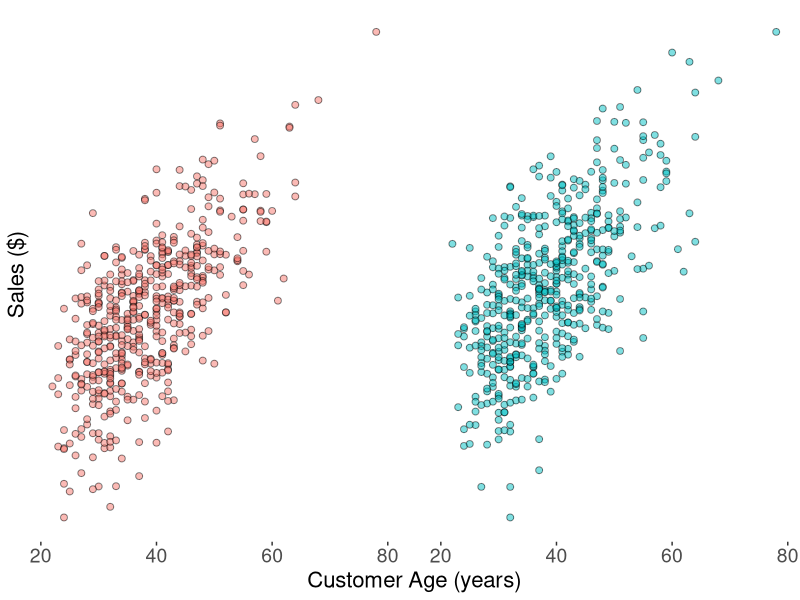
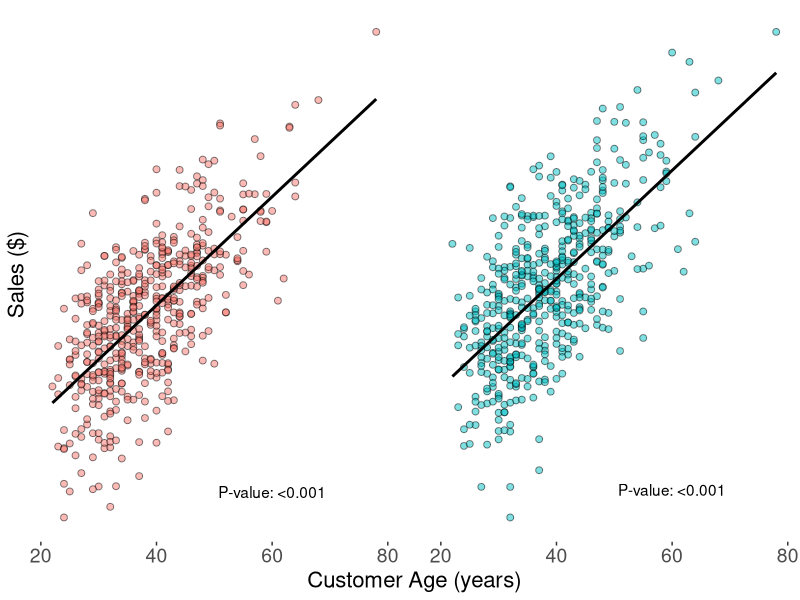
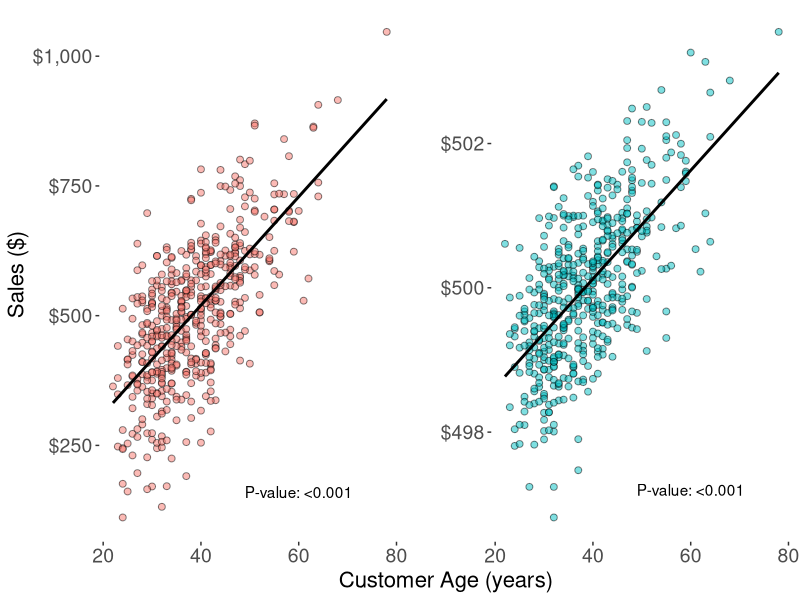
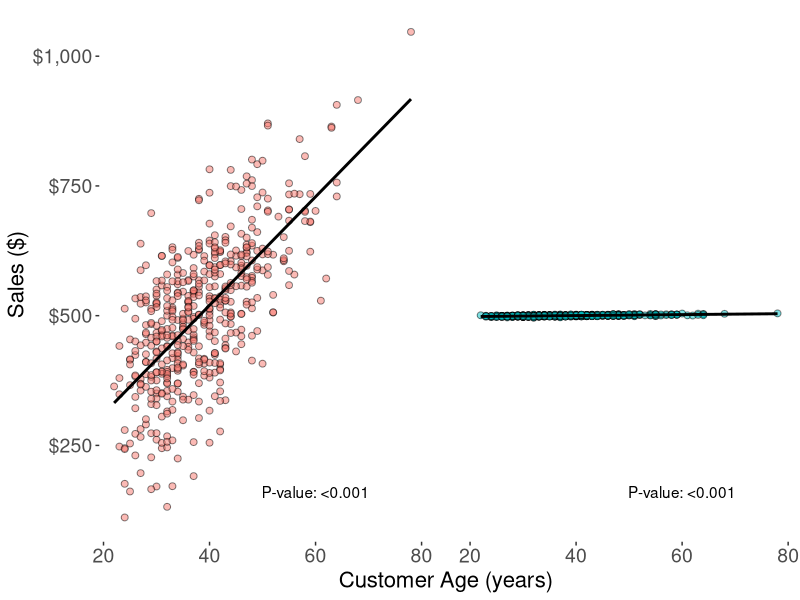
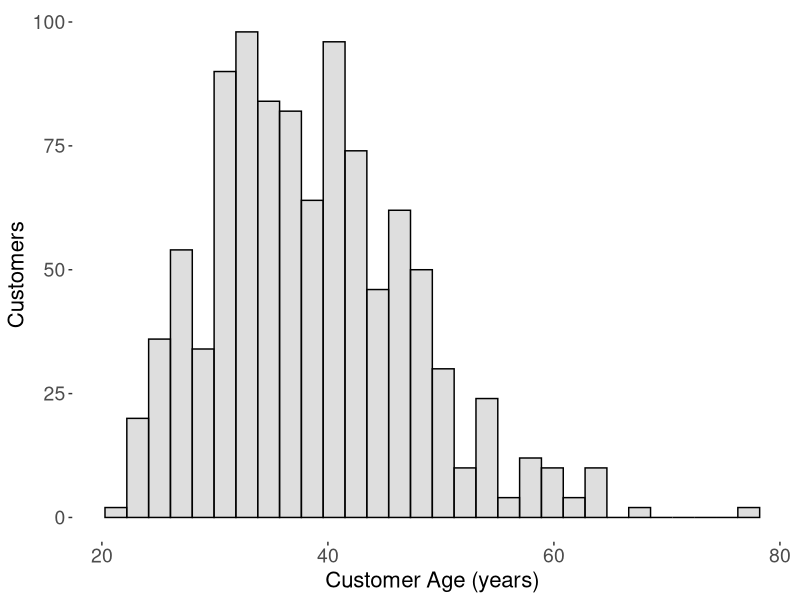

Reproduce these figures in R, in order.
## ---- chunk 1
# Load packages
library(tidyverse)

## Simulate some data

# Set the seed for reproducibility
set.seed(123456789)

# Sample size
n <- 500

# Create the data set
sim_dat <- 
  tibble(
    Age = round(18 + rgamma(n = n, shape = 5, scale = 4)),
    Sales_Large = 500 + 10 * (Age - mean(Age)) + rnorm(n = n, sd = 100),
    Sales_Small = 500 + .10 * (Age - mean(Age)) + rnorm(n = n, sd = 1)
  ) |>
  
  # Send down the rows
  pivot_longer(
    cols = starts_with("Sales"),
    names_to = "Effect",
    values_to = "Sales",
    names_prefix = "Sales_"
  ) 

sim_dat |>
  
  # Make a paneled scatterplot
  ggplot() +
  geom_point(
    aes(
      x = Age,
      y = Sales,
      fill = Effect
    ),
    shape = 21,
    color = "black",
    alpha = .5,
    size = 2
  ) +
  facet_wrap(~Effect, scales = "free_y") +
  theme(
    panel.background = element_blank(),
    legend.position = "none",
    strip.text = element_blank(),
    axis.text.y = element_blank(),
    axis.ticks.y = element_blank(),
    axis.text = element_text(size = 14),
    axis.title = element_text(size = 16),
    panel.spacing.x = unit(2, "lines")
  ) +
  xlab("Customer Age (years)") +
  ylab("Sales ($)")
## ---- chunk 2
# Fit the models
sim_models <- 
  sim_dat |>
  
  # Nest the data
  nest(.by = Effect) |>
  
  # Fit a linear model for each data set; get p-values
  mutate(
    
    # Fit the model
    model = 
      data |>
      map(
        \(.dat) 
        
        lm(
          formula = Sales ~ Age,
          data = .dat
        )
        
      ),
    
    # Compute the p-value
    pvalue = 
      model |>
      map(
        \(.model) 
        2 * pt(
          q = .model$coefficients / sqrt(diag(vcov(.model))), 
          df = .model$df.residual, 
          lower.tail = FALSE
        )[[2]]
      )
  )

sim_dat |>
  
  # Make a paneled scatterplot
  ggplot() +
  geom_point(
    aes(
      x = Age,
      y = Sales,
      fill = Effect
    ),
    shape = 21,
    color = "black",
    alpha = .5,
    size = 2
  ) +
  geom_smooth(
    aes(
      x = Age,
      y = Sales
    ),
    formula = y~x,
    method = "lm",
    color = "black",
    se = FALSE
  ) +
  geom_text(
    data = 
      sim_models |>
      
      # Extract the p-value
      unnest(cols = pvalue) |>
      
      # Clean up p-value
      mutate(
        pvalue = 
          case_when(
            pvalue < 0.001 ~ "<0.001",
            TRUE ~ as.character(round(pvalue, 3))
          )
      ),
    aes(
      x = 60,
      y = c(160, 496.5),
      label = paste0("P-value: ", pvalue)
    )
  ) +
  facet_wrap(~Effect, scales = "free_y") +
  theme(
    panel.background = element_blank(),
    legend.position = "none",
    strip.text = element_blank(),
    axis.text.y = element_blank(),
    axis.ticks.y = element_blank(),
    axis.text = element_text(size = 14),
    axis.title = element_text(size = 16),
    panel.spacing.x = unit(2, "lines")
  ) +
  xlab("Customer Age (years)") +
  ylab("Sales ($)")
## ---- chunk 3
sim_dat |>
    
    # Make a paneled scatterplot
    ggplot() +
    geom_point(
        aes(
            x = Age,
            y = Sales,
            fill = Effect
        ),
        shape = 21,
        color = "black",
        alpha = .5,
        size = 2
    ) +
    geom_smooth(
        aes(
            x = Age,
            y = Sales
        ),
        formula = y~x,
        method = "lm",
        color = "black",
        se = FALSE
    ) +
    geom_text(
        data = 
            sim_models |>
            
            # Extract the p-value
            unnest(cols = pvalue) |>
            
            # Clean up p-value
            mutate(
                pvalue = 
                    case_when(
                        pvalue < 0.001 ~ "<0.001",
                        TRUE ~ as.character(round(pvalue, 3))
                    )
            ),
        aes(
            x = 60,
            y = c(160, 496.5),
            label = paste0("P-value: ", pvalue)
        )
    ) +
    facet_wrap(~Effect, scales = "free_y") +
    theme(
        panel.background = element_blank(),
        legend.position = "none",
        strip.text = element_blank(),
        axis.text = element_text(size = 14),
        axis.title = element_text(size = 16),
        panel.spacing.x = unit(2, "lines")
    ) +
    xlab("Customer Age (years)") +
    scale_y_continuous(
      name = "Sales ($)",
      labels = \(x) scales::dollar(x, accuracy = 1)
    )
## ---- chunk 4
sim_dat |>
    
    # Make a paneled scatterplot
    ggplot() +
    geom_point(
        aes(
            x = Age,
            y = Sales,
            fill = Effect
        ),
        shape = 21,
        color = "black",
        alpha = .5,
        size = 2
    ) +
    geom_smooth(
        aes(
            x = Age,
            y = Sales
        ),
        formula = y~x,
        method = "lm",
        color = "black",
        se = FALSE
    ) +
    geom_text(
        data = 
            sim_models |>
            
            # Extract the p-value
            unnest(cols = pvalue) |>
            
            # Clean up p-value
            mutate(
                pvalue = 
                    case_when(
                        pvalue < 0.001 ~ "<0.001",
                        TRUE ~ as.character(round(pvalue, 3))
                    )
            ),
        aes(
            x = 60,
            y = 160,
            label = paste0("P-value: ", pvalue)
        )
    ) +
    facet_wrap(~Effect) +
    theme(
        panel.background = element_blank(),
        legend.position = "none",
        strip.text = element_blank(),
        axis.text = element_text(size = 14),
        axis.title = element_text(size = 16),
        panel.spacing.x = unit(2, "lines")
    ) +
    xlab("Customer Age (years)") +
    scale_y_continuous(
        name = "Sales ($)",
        labels = \(x) scales::dollar(x, accuracy = 1)
    )
## ---- chunk 5
sim_dat |>
  
  # Make a paneled scatterplot
  ggplot() +
  geom_histogram(
    aes(
      x = Age
    ),
    fill = "gray",
    color = "black",
    alpha = .5
  ) +
  theme(
    panel.background = element_blank(),
    legend.position = "none",
    strip.text = element_blank(),
    axis.text = element_text(size = 14),
    axis.title = element_text(size = 16)
  ) +
  xlab("Customer Age (years)") +
  ylab("Customers")
